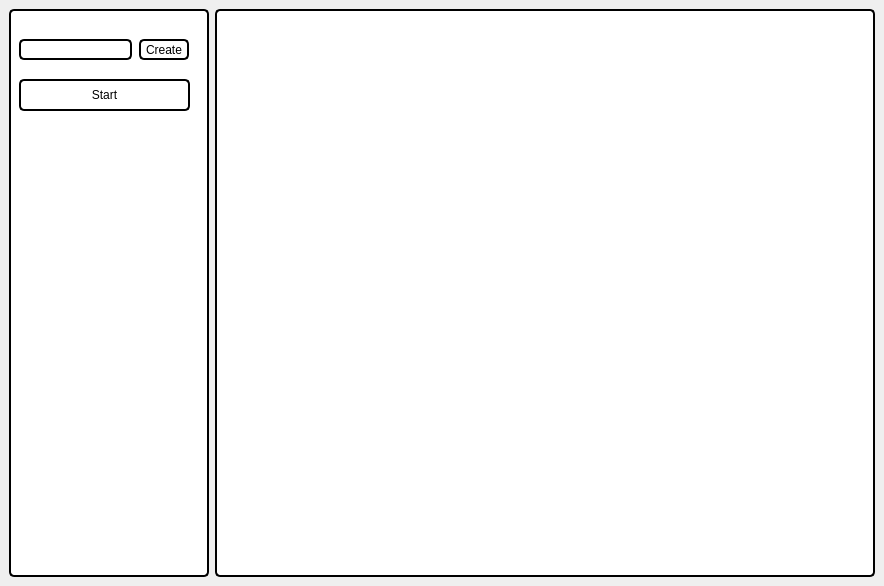
<?xml version="1.0" encoding="UTF-8"?>
<ui version="4.0">
 <class>MainWindow</class>
 <widget class="QMainWindow" name="MainWindow">
  <property name="geometry">
   <rect>
    <x>0</x>
    <y>0</y>
    <width>884</width>
    <height>586</height>
   </rect>
  </property>
  <property name="windowTitle">
   <string>MainWindow</string>
  </property>
  <widget class="QWidget" name="centralwidget">
   <layout class="QGridLayout" name="gridLayout">
    <item row="0" column="0">
     <widget class="QGroupBox" name="groupBox">
      <property name="sizePolicy">
       <sizepolicy hsizetype="Maximum" vsizetype="Preferred">
        <horstretch>0</horstretch>
        <verstretch>0</verstretch>
       </sizepolicy>
      </property>
      <property name="minimumSize">
       <size>
        <width>200</width>
        <height>0</height>
       </size>
      </property>
      <property name="maximumSize">
       <size>
        <width>200</width>
        <height>16777215</height>
       </size>
      </property>
      <property name="styleSheet">
       <string notr="true">background: white;
border: 2px solid black;
border-radius: 5px;</string>
      </property>
      <property name="title">
       <string/>
      </property>
      <widget class="QLineEdit" name="qline_num_camera">
       <property name="geometry">
        <rect>
         <x>10</x>
         <y>30</y>
         <width>113</width>
         <height>21</height>
        </rect>
       </property>
      </widget>
      <widget class="QPushButton" name="btn_create_camera">
       <property name="geometry">
        <rect>
         <x>130</x>
         <y>30</y>
         <width>50</width>
         <height>21</height>
        </rect>
       </property>
       <property name="text">
        <string>Create</string>
       </property>
      </widget>
      <widget class="QPushButton" name="btn_start">
       <property name="geometry">
        <rect>
         <x>10</x>
         <y>70</y>
         <width>171</width>
         <height>32</height>
        </rect>
       </property>
       <property name="text">
        <string>Start</string>
       </property>
      </widget>
     </widget>
    </item>
    <item row="0" column="1">
     <widget class="QFrame" name="frame">
      <property name="styleSheet">
       <string notr="true">background: white;
border: 2px solid black;
border-radius: 5px;</string>
      </property>
      <property name="frameShape">
       <enum>QFrame::StyledPanel</enum>
      </property>
      <property name="frameShadow">
       <enum>QFrame::Raised</enum>
      </property>
     </widget>
    </item>
   </layout>
  </widget>
 </widget>
 <resources/>
 <connections/>
</ui>
